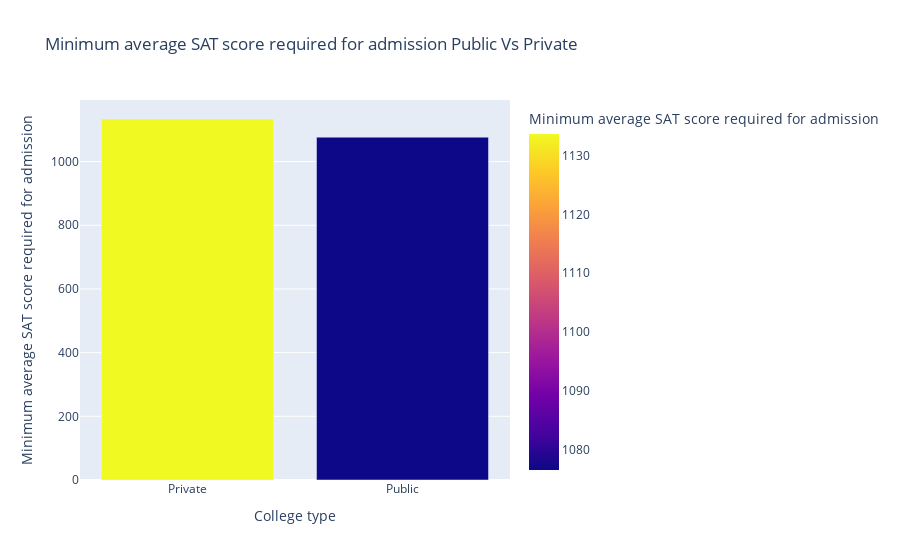

Notebook source saved alongside this figure:
### Code cell
# Minimum average requires SAT score for admission Public vs Private

sat = pd.read_sql('select "Public/Private" as "College type", avg("SAT Lower") as "Minimum average SAT score required for admission" from college group by "College type";', connection)
px.bar(sat, x="College type", y="Minimum average SAT score required for admission", color="Minimum average SAT score required for admission", title="Minimum average SAT score required for admission Public Vs Private")

### Figure 1 — Plotly figure (JSON) as saved in the notebook; plotly's stock layout.template omitted (floating-point values rounded to 4 significant figures)
{"data": [{"alignmentgroup": "True", "hovertemplate": "College type=%{x}<br>Minimum average SAT score required for admission=%{marker.color}<extra></extra>", "legendgroup": "", "marker": {"color": [1134.0, 1077.0], "coloraxis": "coloraxis", "pattern": {"shape": ""}}, "name": "", "offsetgroup": "", "orientation": "v", "showlegend": false, "textposition": "auto", "type": "bar", "x": ["Private", "Public"], "xaxis": "x", "y": [1134.0, 1077.0], "yaxis": "y"}], "layout": {"barmode": "relative", "coloraxis": {"colorbar": {"title": {"text": "Minimum average SAT score required for admission"}}, "colorscale": [[0, "#0d0887"], [0.1111, "#46039f"], [0.2222, "#7201a8"], [0.3333, "#9c179e"], [0.4444, "#bd3786"], [0.5556, "#d8576b"], [0.6667, "#ed7953"], [0.7778, "#fb9f3a"], [0.8889, "#fdca26"], [1, "#f0f921"]]}, "legend": {"tracegroupgap": 0}, "title": {"text": "Minimum average SAT score required for admission Public Vs Private"}, "xaxis": {"anchor": "y", "domain": [0, 1], "title": {"text": "College type"}}, "yaxis": {"anchor": "x", "domain": [0, 1], "title": {"text": "Minimum average SAT score required for admission"}}}}
